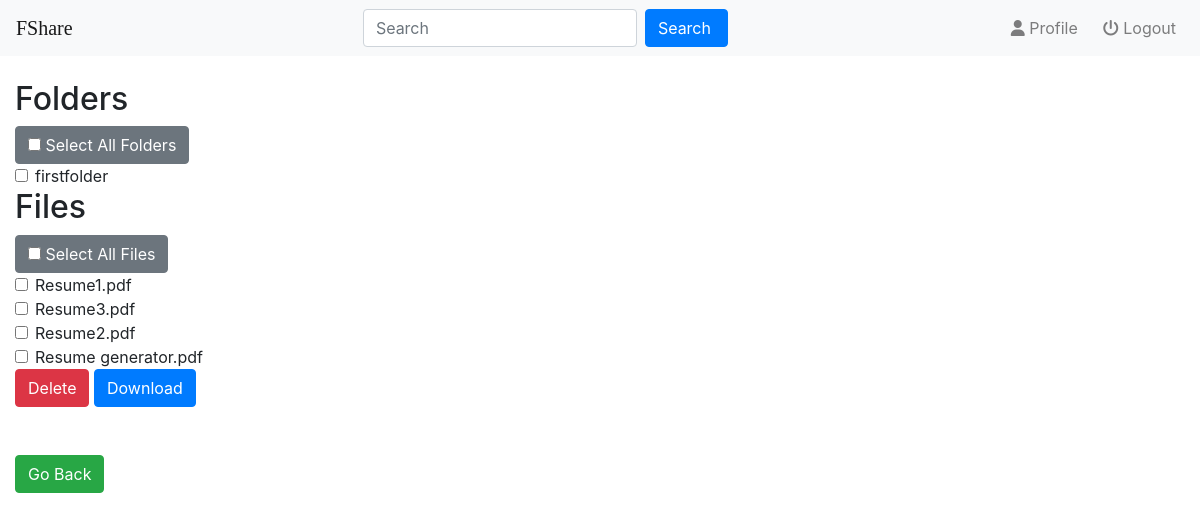
/fileshare/select/54/, run on the app's committed database.
### fileshare/models.py (models this page shows, shortened)
class Folder(models.Model):
    user = models.ForeignKey(User,on_delete=models.CASCADE,default=1)
    name = models.CharField(max_length=50)
    linkedfolder = models.ForeignKey("self",on_delete=models.CASCADE,null=True,blank=True)
    lastmodified = models.DateTimeField(auto_now=True)
    def __str__(self):
        return self.name

class File(models.Model):
    user = models.ForeignKey(User,on_delete=models.CASCADE,default=1)
    folder=models.ForeignKey(Folder,on_delete=models.CASCADE,null=True,blank=True)
    name = models.CharField(max_length=50,null=True,blank=True)
    file=models.FileField();
    created_on = models.DateTimeField(auto_now_add=True)
    def __str__(self):
        return self.name

### fileshare/views.py (the view)
# urls.py: path('select/<int:pk>/',views.select,name='select'),
def select(request,pk):
    folder = get_object_or_404(Folder,pk=pk)
    files = folder.file_set.all()
    folders = folder.folder_set.all()
    context={'folder':folder,'folders':folders,'files':files}
    return render(request,'fileshare/select.html',context)

### fileshare/templates/fileshare/select.html (shortened to what this page needs)
{% extends 'fileshare/base.html'%}
{% block body %}
<form action="{% url 'fileshare:list_delete' folder.pk %}" method="get">
  <h2>Folders</h2>
  <button type="button" class="btn btn-secondary"><input type="checkbox" onClick="toggle(this,'folder')" /> Select All Folders</button><br/>
  {% for f in folders %}
    <div class="form-check">
      <label class="form-check-label" for="check1">
        <input type="checkbox" class="form-check-input" id="check1{{f.pk}}" name="folder" value="{{ f.pk }}">{{ f }}
      </label>
    </div>
  {% endfor %}
  <h2>Files</h2>
  <button type="button" class="btn btn-secondary"><input type="checkbox" onClick="toggle(this,'file')" /> Select All Files</button><br/>
  {% for f in files %}
    <div class="form-check">
      <label class="form-check-label" for="check1">
        <input type="checkbox" class="form-check-input" id="check2{{f.pk}}" name="file" value="{{ f.pk }}">{{ f }}
      </label>
    </div>
  {% endfor %}
  <button type="button" class="btn btn-danger" data-toggle="modal" data-target="#myModal"> Delete </button>
  <button type="submit" class="btn btn-primary" id="download" formaction="{% url 'fileshare:list_folder_file_download' %}">Download</button>
</form>
<br/>
<br/>
<button onclick="goBack()" id="goback" class="btn btn-success">Go Back</button>
{% endblock %}

### data on the page
Folder: name "firstfolder"
File: name "Resume1.pdf"
File: name "Resume3.pdf"
File: name "Resume2.pdf"
File: name "Resume generator.pdf"
